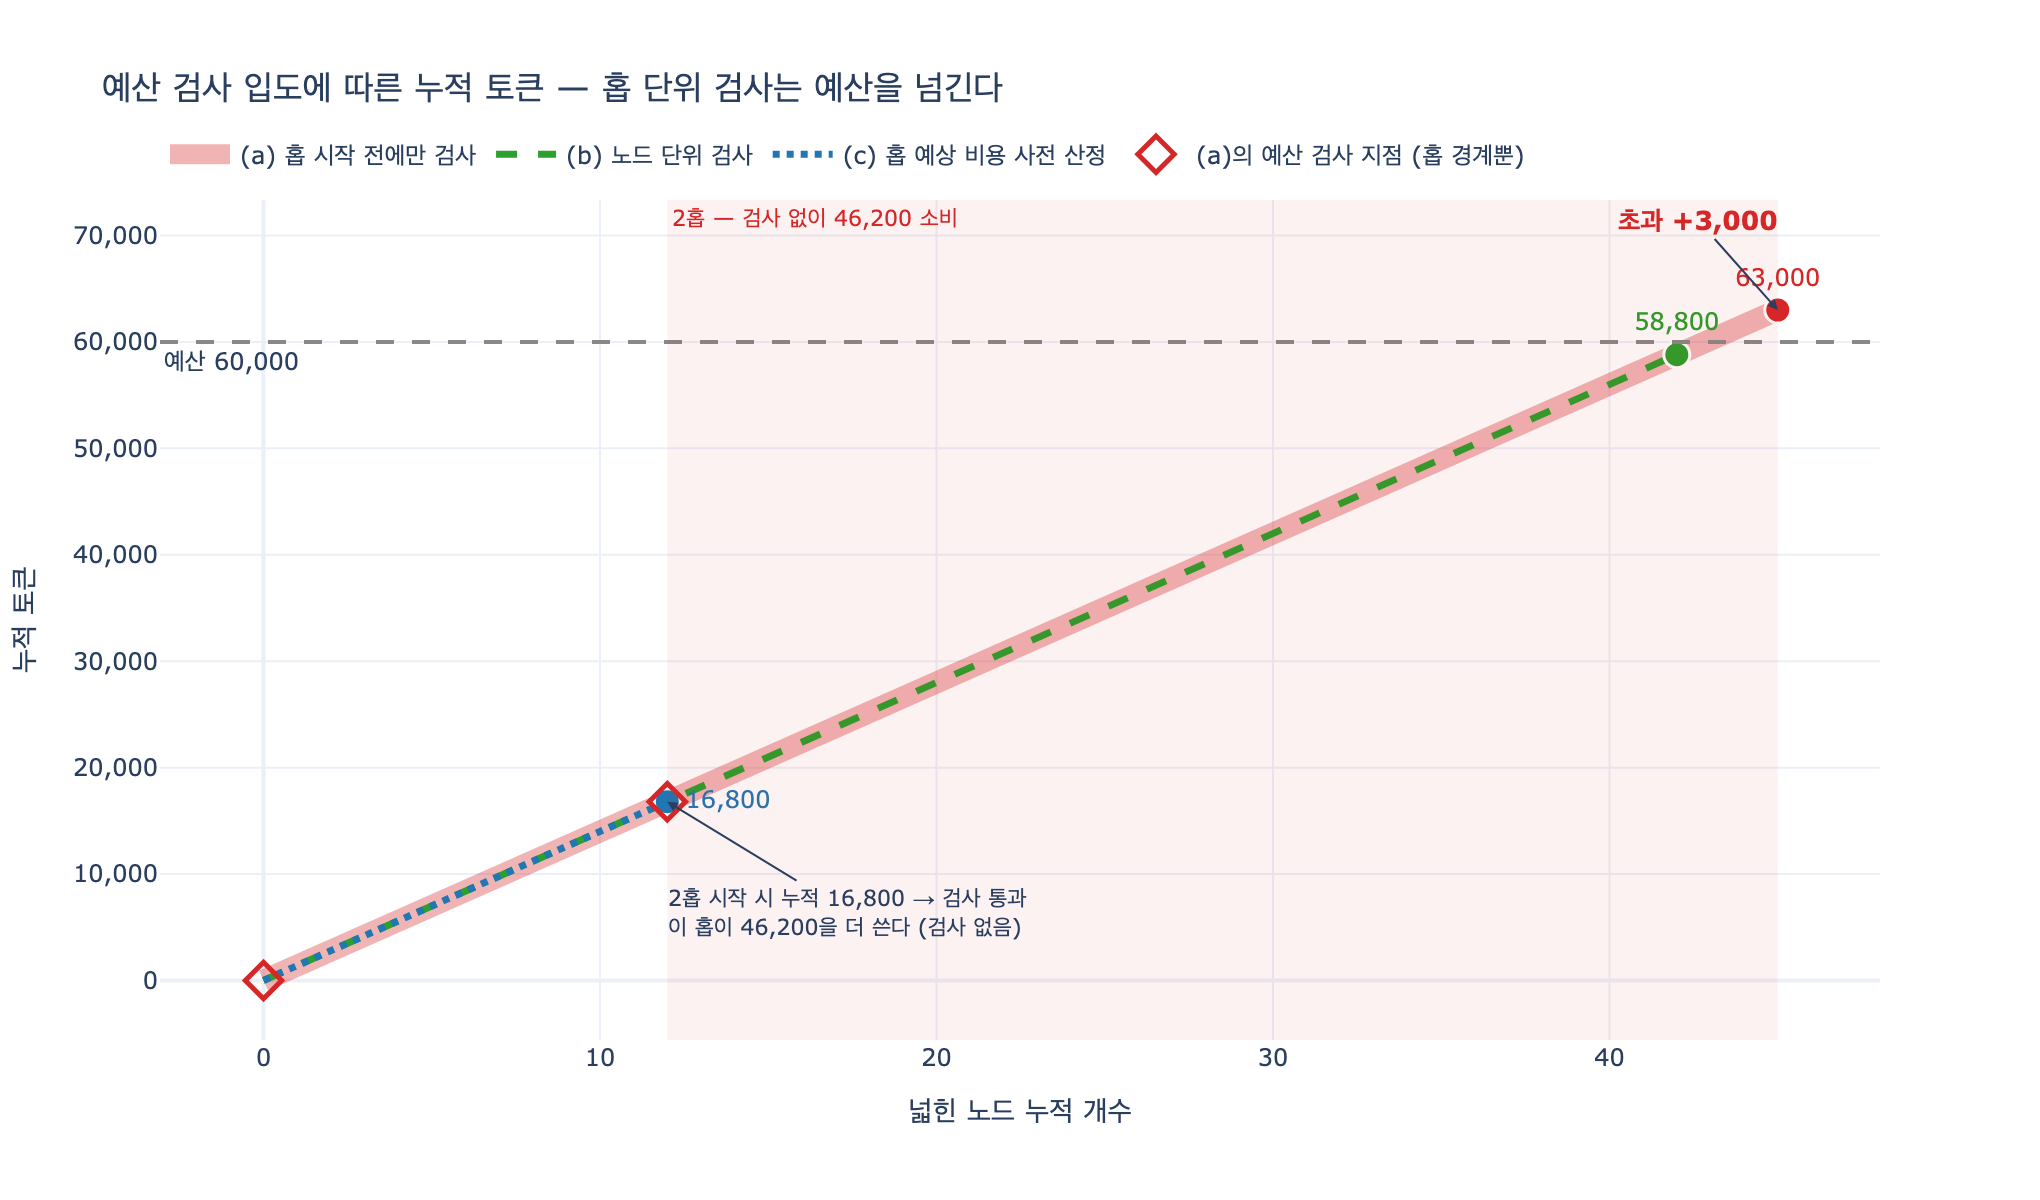

Generate this figure with Python:
# %% [markdown]
# # `토큰 예산 60,000`이 63,000을 쓴 이유 — 검사 지점의 입도
#
# 28장 `ex5_expansion_budget.py`의 예산 검사 로직을 재현하고,
# 세 가지 검사 방식의 최종 토큰 사용량과 수확을 비교한다.
#
# - **(a) 홉 시작 전에만 검사** — 원본 `ex5`의 방식. 예산을 넘긴다.
# - **(b) 노드 단위 검사** — 홉 안에서 노드 하나 넓힐 때마다 검사한다.
# - **(c) 홉 예상 비용 사전 산정** — 홉을 시작하기 전에 그 홉이 쓸 비용을 미리 더해 본다.
#
# 핵심은 하나다. **초과량은 «검사 지점 사이의 최대 단위 작업 비용»으로 결정된다.**

# %%
# 필요 패키지: plotly, kaleido  (pip install plotly kaleido)

import plotly.graph_objects as go


def _show(fig):
    try:
        from IPython import get_ipython

        if get_ipython() is not None:
            fig.show()
    except ImportError:
        pass


# ex5 원본 파라미터
YIELD_BY_HOP = {1: (3.2, 0.86), 2: (2.1, 0.71), 3: (1.4, 0.52), 4: (0.9, 0.38)}
COST_PER_EXPAND = 1_400  # 노드 한 개를 넓히는 데 드는 토큰
SEED_NODES = 12
BUDGET = 60_000

print("홉  노드당 새 사실  맞을 확률   노드당 비용")
for h, (y, a) in YIELD_BY_HOP.items():
    print(f"{h:>2}{y:>14.1f}{a:>11.0%}{COST_PER_EXPAND:>14,}")
print(f"\n씨앗 노드 {SEED_NODES}개, 예산 {BUDGET:,} 토큰")

# 출력:
# 홉  노드당 새 사실  맞을 확률   노드당 비용
#  1           3.2        86%         1,400
#  2           2.1        71%         1,400
#  3           1.4        52%         1,400
#  4           0.9        38%         1,400
#
# 씨앗 노드 12개, 예산 60,000 토큰

# %% [markdown]
# ## (a) 홉 시작 전에만 검사 — 원본 `ex5`
#
# 정책 함수는 `lambda h, g, w, t: t < 60_000`. 홉 루프의 맨 앞에서 한 번만 불린다.
# 홉이 시작되고 나면 그 홉이 얼마를 쓰든 아무도 안 본다.
#
# $$ T_{\text{final}} = \sum_{h=1}^{H} c_h, \qquad c_h = f_h \cdot 1400 $$
#
# 여기서 $H$는 $\sum_{h<H} c_h < B$ 를 만족하는 마지막 홉이다.

# %%
def expand_hop_gate(budget=BUDGET, verbose=True):
    """(a) 홉을 «시작하기 전»에만 예산을 검사한다. ex5 원본과 동일."""
    frontier = SEED_NODES
    got = right = wrong = tok = 0.0
    trace = [(0, 0.0)]  # (넓힌 노드 누적 수, 누적 토큰)
    nodes_done = 0
    for hop in range(1, 5):
        if not (tok < budget):  # ← 검사는 여기 한 번뿐
            if verbose:
                print(f"  {hop}홉: 시작 전 누적 {tok:>7,.0f} → 예산 초과, 중단")
            break
        if verbose:
            print(
                f"  {hop}홉: 시작 전 누적 {tok:>7,.0f} < {budget:,} 통과 "
                f"→ 프런티어 {frontier}노드 × {COST_PER_EXPAND:,} = "
                f"{frontier * COST_PER_EXPAND:,} 토큰 소비"
            )
        y, acc = YIELD_BY_HOP[hop]
        new = frontier * y
        tok += frontier * COST_PER_EXPAND
        nodes_done += frontier
        trace.append((nodes_done, tok))
        r = new * acc
        got += new
        right += r
        wrong += new - r
        frontier = int(r)
    return got, right, wrong, tok, trace


print("(a) 홉 시작 전에만 검사")
a_got, a_right, a_wrong, a_tok, a_trace = expand_hop_gate()
print(f"\n  최종 토큰 {a_tok:,.0f}  (예산 {BUDGET:,}, 초과 {a_tok - BUDGET:+,.0f})")
print(f"  새 사실 {a_got:.0f}  맞는 것 {a_right:.0f}  틀린 것 {a_wrong:.0f}")

# 출력:
# (a) 홉 시작 전에만 검사
#   1홉: 시작 전 누적       0 < 60,000 통과 → 프런티어 12노드 × 1,400 = 16,800 토큰 소비
#   2홉: 시작 전 누적  16,800 < 60,000 통과 → 프런티어 33노드 × 1,400 = 46,200 토큰 소비
#   3홉: 시작 전 누적  63,000 → 예산 초과, 중단
#
#   최종 토큰 63,000  (예산 60,000, 초과 +3,000)
#   새 사실 108  맞는 것 82  틀린 것 25

# %% [markdown]
# ### 답이 여기 있다
#
# 2홉을 **시작할 때** 누적은 16,800이었다. $16{,}800 < 60{,}000$ 이므로 통과.
# 그런데 그 홉의 프런티어는 33노드였고, 홉 하나가 $33 \times 1400 = 46{,}200$ 을 썼다.
# 검사와 검사 사이에 46,200짜리 덩어리가 통째로 들어간 것이다.
#
# $$ 16{,}800 + 46{,}200 = 63{,}000 > 60{,}000 $$
#
# 예산은 «넘지 않게 막는 것»이 아니라 «넘은 다음에 알아차리는 것»이 되어 버렸다.

# %%
# 프런티어가 어떻게 커지는지 — 홉 비용이 커지면 초과 가능량도 같이 커진다
frontier = SEED_NODES
print("홉   프런티어      홉 비용   (검사 사이의 단위 작업 크기)")
hop_costs = []
for hop in range(1, 5):
    cost = frontier * COST_PER_EXPAND
    hop_costs.append(cost)
    print(f"{hop:>2}{frontier:>11}{cost:>13,}")
    y, acc = YIELD_BY_HOP[hop]
    frontier = int(frontier * y * acc)
print(f"\n가장 큰 홉 비용: {max(hop_costs):,}")

# 출력:
# 홉   프런티어      홉 비용   (검사 사이의 단위 작업 크기)
#  1         12       16,800
#  2         33       46,200
#  3         49       68,600
#  4         35       49,000
#
# 가장 큰 홉 비용: 68,600

# %% [markdown]
# ## 최악 초과량의 상한식
#
# 검사 조건이 «누적 $t$ 가 예산 $B$ 미만이면 진행»일 때, 마지막으로 통과한 시점의
# 누적은 최대 $B - 1$ 토큰이다(정수 토큰 기준). 그 뒤에 검사 없이 들어가는 단위 작업의
# 비용을 $c$ 라 하면
#
# $$ T_{\text{final}} \le (B - 1) + \max_h c_h $$
#
# $$ \text{초과량} = T_{\text{final}} - B \le \max_h c_h - 1 $$
#
# 즉 **초과 상한은 예산과 무관하고, 오로지 «검사 지점 사이 최대 단위 작업 비용»이 정한다.**
# 홉 단위 검사면 $c = f_h \cdot 1400$ (프런티어 크기에 비례),
# 노드 단위 검사면 $c = 1400$ 으로 고정된다.
#
# $$ \frac{\text{홉 단위 초과 상한}}{\text{노드 단위 초과 상한}} = \max_h f_h $$

# %%
worst_hop = max(hop_costs)
print(f"홉 단위 검사   초과 상한 ≤ {worst_hop - 1:>7,} 토큰  (예산 대비 {(worst_hop - 1) / BUDGET:>5.1%})")
print(f"노드 단위 검사 초과 상한 ≤ {COST_PER_EXPAND - 1:>7,} 토큰  (예산 대비 {(COST_PER_EXPAND - 1) / BUDGET:>5.1%})")
print(f"사전 비용 산정 초과 상한 ≤ {0:>7,} 토큰  (예산 대비 {0.0:>5.1%})")
print(f"\n이번 실행의 실제 초과: {a_tok - BUDGET:,.0f} 토큰 (2홉 비용 46,200이 만든 것)")
print(f"입도 비율 max f_h = {worst_hop / COST_PER_EXPAND:.0f}배")

# 출력:
# 홉 단위 검사   초과 상한 ≤  68,599 토큰  (예산 대비 114.3%)
# 노드 단위 검사 초과 상한 ≤   1,399 토큰  (예산 대비  2.3%)
# 사전 비용 산정 초과 상한 ≤       0 토큰  (예산 대비  0.0%)
#
# 이번 실행의 실제 초과: 3,000 토큰 (2홉 비용 46,200이 만든 것)
# 입도 비율 max f_h = 49배

# %% [markdown]
# ## (b) 노드 단위 검사
#
# 홉 안으로 들어가 노드 하나를 넓힐 때마다 검사한다.
# 예산이 바닥나면 홉을 **중간에서** 끊는다. 그 홉의 수확은 넓힌 노드 수만큼만 얻는다.

# %%
def expand_node_gate(budget=BUDGET, verbose=True):
    """(b) 노드 하나를 넓히기 전마다 예산을 검사한다."""
    frontier = SEED_NODES
    got = right = wrong = tok = 0.0
    trace = [(0, 0.0)]
    nodes_done = 0
    for hop in range(1, 5):
        y, acc = YIELD_BY_HOP[hop]
        expanded = 0
        for _ in range(frontier):
            if tok + COST_PER_EXPAND > budget:  # ← 노드마다 검사
                break
            tok += COST_PER_EXPAND
            expanded += 1
            nodes_done += 1
            trace.append((nodes_done, tok))
        if verbose:
            if expanded == frontier:
                mark = ""
            elif expanded == 0:
                mark = "  ← 예산 소진, 홉에 진입 못 함"
            else:
                mark = "  ← 홉 중간에서 끊김"
            print(f"  {hop}홉: 프런티어 {frontier:>3}노드 중 {expanded:>3}노드 넓힘, 누적 {tok:>7,.0f}{mark}")
        if expanded == 0:
            break
        new = expanded * y
        r = new * acc
        got += new
        right += r
        wrong += new - r
        frontier = int(r)
    return got, right, wrong, tok, trace


print("(b) 노드 단위 검사")
b_got, b_right, b_wrong, b_tok, b_trace = expand_node_gate()
print(f"\n  최종 토큰 {b_tok:,.0f}  (예산 {BUDGET:,}, 초과 {b_tok - BUDGET:+,.0f})")
print(f"  새 사실 {b_got:.0f}  맞는 것 {b_right:.0f}  틀린 것 {b_wrong:.0f}")

# 출력:
# (b) 노드 단위 검사
#   1홉: 프런티어  12노드 중  12노드 넓힘, 누적  16,800
#   2홉: 프런티어  33노드 중  30노드 넓힘, 누적  58,800  ← 홉 중간에서 끊김
#   3홉: 프런티어  44노드 중   0노드 넓힘, 누적  58,800  ← 예산 소진, 홉에 진입 못 함
#
#   최종 토큰 58,800  (예산 60,000, 초과 -1,200)
#   새 사실 101  맞는 것 78  틀린 것 24

# %% [markdown]
# ## (c) 홉 예상 비용 사전 산정
#
# 홉을 시작하기 전에 «이 홉은 얼마 쓸 것인가»를 미리 계산해서 더해 본다.
# $t + c_h > B$ 면 그 홉을 아예 시작하지 않는다. 예산은 **절대** 넘지 않는다.
# 대신 남은 예산을 못 쓰고 버리는 손해가 생긴다.

# %%
def expand_precost(budget=BUDGET, verbose=True):
    """(c) 홉의 예상 비용을 미리 산정해서 들어갈지 말지 정한다."""
    frontier = SEED_NODES
    got = right = wrong = tok = 0.0
    trace = [(0, 0.0)]
    nodes_done = 0
    for hop in range(1, 5):
        est = frontier * COST_PER_EXPAND  # ← 이 홉의 예상 비용
        if tok + est > budget:
            if verbose:
                print(f"  {hop}홉: 예상 {est:,} → 누적이 {tok + est:,.0f}이 되어 예산 초과. 홉 자체를 건너뜀")
            break
        if verbose:
            print(f"  {hop}홉: 예상 {est:,} → 누적 {tok + est:>7,.0f} ≤ {budget:,} 진행")
        y, acc = YIELD_BY_HOP[hop]
        new = frontier * y
        tok += est
        nodes_done += frontier
        trace.append((nodes_done, tok))
        r = new * acc
        got += new
        right += r
        wrong += new - r
        frontier = int(r)
    return got, right, wrong, tok, trace


print("(c) 홉 예상 비용 사전 산정")
c_got, c_right, c_wrong, c_tok, c_trace = expand_precost()
print(f"\n  최종 토큰 {c_tok:,.0f}  (예산 {BUDGET:,}, 초과 {c_tok - BUDGET:+,.0f})")
print(f"  새 사실 {c_got:.0f}  맞는 것 {c_right:.0f}  틀린 것 {c_wrong:.0f}")
print(f"  못 쓰고 남긴 예산 {BUDGET - c_tok:,.0f} 토큰 ({(BUDGET - c_tok) / BUDGET:.0%})")

# 출력:
# (c) 홉 예상 비용 사전 산정
#   1홉: 예상 16,800 → 누적  16,800 ≤ 60,000 진행
#   2홉: 예상 46,200 → 누적이 63,000이 되어 예산 초과. 홉 자체를 건너뜀
#
#   최종 토큰 16,800  (예산 60,000, 초과 -43,200)
#   새 사실 38  맞는 것 33  틀린 것 5
#   못 쓰고 남긴 예산 43,200 토큰 (72%)

# %% [markdown]
# ## 세 방식 비교

# %%
rows = [
    ("(a) 홉 시작 전에만", a_got, a_right, a_wrong, a_tok, worst_hop - 1),
    ("(b) 노드 단위", b_got, b_right, b_wrong, b_tok, COST_PER_EXPAND - 1),
    ("(c) 홉 예상 비용 사전 산정", c_got, c_right, c_wrong, c_tok, 0),
]

header = f"{'검사 방식':<26}{'새 사실':>8}{'맞는 것':>8}{'틀린 것':>8}{'토큰':>9}{'예산차':>9}{'남긴 예산':>10}{'초과상한':>10}"
print(header)
print("-" * len(header))
for name, g, r, w, t, ub in rows:
    print(f"{name:<26}{g:>8.0f}{r:>8.0f}{w:>8.0f}{t:>9,.0f}{t - BUDGET:>+9,.0f}{max(0, BUDGET - t):>10,.0f}{ub:>10,}")

print("\n맞는 것 / 1만 토큰")
for name, g, r, w, t, ub in rows:
    print(f"  {name:<26}{r / (t / 10_000):>6.1f}")

# 출력:
# 검사 방식                       새 사실    맞는 것   틀린 것      토큰     예산차    남긴 예산     초과상한
# -----------------------------------------------------------------------------------------------
# (a) 홉 시작 전에만                 108      82      25   63,000   +3,000         0    68,599
# (b) 노드 단위                      101      78      24   58,800   -1,200     1,200     1,399
# (c) 홉 예상 비용 사전 산정            38      33       5   16,800  -43,200    43,200         0
#
# 맞는 것 / 1만 토큰
#   (a) 홉 시작 전에만            13.1
#   (b) 노드 단위                 13.2
#   (c) 홉 예상 비용 사전 산정      19.7

# %% [markdown]
# ### 읽는 법
#
# - **(a)** 는 예산을 5% 넘겼다. 이번엔 3,000이었지만 이건 «운»이다.
#   프런티어가 49였다면 68,600짜리 홉이 통째로 들어가 초과가 **68,599**까지 갈 수 있다.
#   예산의 100%를 넘는 초과가 상한선 안에 있다는 뜻이다.
# - **(b)** 는 예산을 지키면서 수확의 94%를 건졌다. 손해는 1,200 토큰(노드 하나 값 미만)의 낭비뿐.
# - **(c)** 는 예산을 절대 안 넘지만 72%를 못 쓰고 남겼다. 안전 대신 «홉 전체를 통째로 포기»한다.
#   효율(맞는 것/1만 토큰)이 제일 높게 나오는데, 이건 정확도 높은 1홉만 돌았기 때문이지
#   좋은 정책이라서가 아니다. 절대 수확은 3분의 1이다.
#
# 실무 조합은 **(b) + (c)**: 홉 예상 비용으로 «들어갈지»를 정하고,
# 예상이 빗나갈 때를 대비해 노드 단위 검사를 안전망으로 둔다.

# %% [markdown]
# ## 누적 토큰 곡선

# %%
# 세 정책 모두 노드당 1,400으로 같은 기울기라 선이 겹친다.
# 굵기/점선/투명도를 달리해 셋을 모두 보이게 한다.
series = [
    ("(a) 홉 시작 전에만 검사", a_trace, "#d62728", "solid", 11, 0.35),
    ("(b) 노드 단위 검사", b_trace, "#2ca02c", "dash", 3.5, 1.0),
    ("(c) 홉 예상 비용 사전 산정", c_trace, "#1f77b4", "dot", 3.5, 1.0),
]

fig = go.Figure()
for name, trace, color, dash, width, opacity in series:
    xs = [p[0] for p in trace]
    ys = [p[1] for p in trace]
    fig.add_trace(
        go.Scatter(
            x=xs,
            y=ys,
            mode="lines",
            name=name,
            opacity=opacity,
            line=dict(color=color, dash=dash, width=width),
            hovertemplate="넓힌 노드 %{x}개<br>누적 %{y:,.0f} 토큰<extra>" + name + "</extra>",
        )
    )
    # 각 정책이 멈춘 지점
    fig.add_trace(
        go.Scatter(
            x=[xs[-1]],
            y=[ys[-1]],
            mode="markers+text",
            marker=dict(color=color, size=13, symbol="circle", line=dict(color="white", width=1.5)),
            text=[f"{ys[-1]:,.0f}"],
            textposition="middle right" if name.startswith("(c)") else "top center",
            textfont=dict(color=color, size=12),
            showlegend=False,
            hoverinfo="skip",
        )
    )

# (a)의 «검사 지점» — 홉 경계에서만 예산을 본다
fig.add_trace(
    go.Scatter(
        x=[p[0] for p in a_trace[:-1]],
        y=[p[1] for p in a_trace[:-1]],
        mode="markers",
        name="(a)의 예산 검사 지점 (홉 경계뿐)",
        marker=dict(color="#d62728", size=14, symbol="diamond-open", line=dict(width=2.5)),
        hovertemplate="검사: 누적 %{y:,.0f}<extra></extra>",
    )
)

fig.add_hline(
    y=BUDGET,
    line=dict(color="#888888", dash="dash", width=2),
    annotation_text=f"예산 {BUDGET:,}",
    annotation_position="bottom left",
)

# 초과 구간 강조
fig.add_annotation(
    x=a_trace[-1][0],
    y=a_tok,
    text=f"<b>초과 +{a_tok - BUDGET:,.0f}</b>",
    showarrow=True,
    arrowhead=2,
    ax=-40,
    ay=-45,
    font=dict(color="#d62728", size=13),
)
fig.add_annotation(
    x=a_trace[1][0],
    y=a_trace[1][1],
    text="2홉 시작 시 누적 16,800 → 검사 통과<br>이 홉이 46,200을 더 쓴다 (검사 없음)",
    showarrow=True,
    arrowhead=2,
    ax=90,
    ay=55,
    align="left",
    font=dict(size=11),
)
# 검사 없이 흘러가는 구간
fig.add_vrect(
    x0=a_trace[1][0],
    x1=a_trace[2][0],
    fillcolor="#d62728",
    opacity=0.06,
    line_width=0,
    annotation_text="2홉 — 검사 없이 46,200 소비",
    annotation_position="top left",
    annotation_font=dict(size=11, color="#d62728"),
)

fig.update_layout(
    title="예산 검사 입도에 따른 누적 토큰 — 홉 단위 검사는 예산을 넘긴다",
    xaxis_title="넓힌 노드 누적 개수",
    yaxis_title="누적 토큰",
    template="plotly_white",
    width=1020,
    height=600,
    legend=dict(orientation="h", yanchor="bottom", y=1.02, xanchor="left", x=0),
    hovermode="closest",
)
fig.update_yaxes(tickformat=",")

_show(fig)

import os

try:
    _here = os.path.dirname(os.path.abspath(__file__))
except NameError:  # 주피터 커널에서는 __file__ 이 없다
    _here = os.getcwd()
_png = os.path.join(_here, "expy.png")
fig.write_image(_png, scale=2)  # kaleido 필요
print(f"저장: {_png}")

# 출력:
# 저장: <hint dir>/expy.png

# %% [markdown]
# ## 정리
#
# | 질문 | 답 |
# |---|---|
# | 왜 63,000을 썼나 | 2홉 시작 시 누적 16,800으로 검사를 통과했고, 그 홉이 46,200을 더 썼다 |
# | 무엇이 초과량을 정하나 | 검사 지점 사이의 최대 단위 작업 비용 $\max_h c_h$ |
# | 초과 상한 | $T \le (B-1) + \max_h c_h$, 즉 초과 $\le \max_h c_h - 1$ |
# | 고치는 법 1 | 노드 단위 검사 — 초과 상한이 1,399로 떨어진다 |
# | 고치는 법 2 | 홉 예상 비용 사전 산정 — 초과 0이지만 남는 예산을 버린다 |
#
# 일반화하면 이렇다. **예산을 «단위 작업 앞»에서만 보면
# 단위 작업 하나가 남은 예산보다 클 때 못 막는다.**
# 그래프 확장뿐 아니라 배치 잡, 재시도 루프, 도구 호출 예산 어디서나 같은 모양으로 난다.
